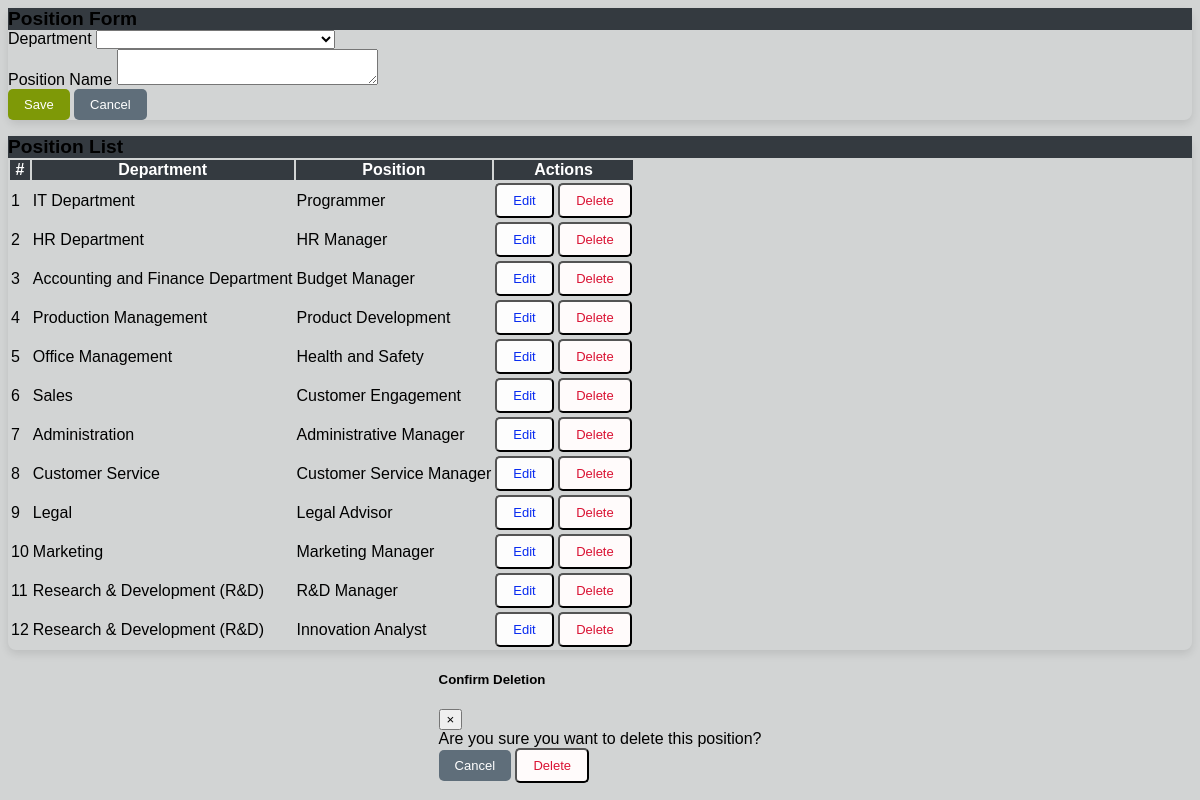
/position.php, run on the app's committed database.
### tables this page shows
CREATE TABLE `position` (
  `id` int(30) NOT NULL,
  `department_id` int(30) NOT NULL,
  `name` text NOT NULL
);

CREATE TABLE `department` (
  `id` int(30) NOT NULL,
  `name` text NOT NULL
);

### position.php (the view, shortened to what this page needs)
<?php include('db_connect.php'); ?>
<div class="container-fluid">
    <div class="col-lg-12">
        <div class="row">
            <div class="col-md-4">
                <form action="" id="manage-position">
                    <div class="card">
                        <div class="card-header text-white" style="background-color: #343a40;">
                            Position Form
                        </div>
                        <div class="card-body">
                            <div class="form-group">
                                <label class="control-label">Department</label>
                                <select class="custom-select browser-default select2" name="department_id">
                                    <option value=""></option>
                                    <?php
                                    $dept = $conn->query("SELECT * FROM department ORDER BY name ASC");
                                    while ($row = $dept->fetch_assoc()):
                                    ?>
                                        <option value="<?php echo $row['id']; ?>"><?php echo $row['name']; ?></option>
                                    <?php endwhile; ?>
                                </select>
                            </div>
                            <div class="form-group">
                                <label class="control-label">Position Name</label>
                                <textarea name="name" cols="30" rows="2" class="form-control"></textarea>
                            </div>
                        </div>
                        <div class="card-footer">
                            <div class="row">
                                <div class="col-md-12 text-center">
                                    <button class="btn btn-sm btn-success col-sm-4">Save</button>
                                    <button class="btn btn-sm btn-secondary col-sm-4" type="button" onclick="_reset()">Cancel</button>
                                </div>
                            </div>
                        </div>
                    </div>
                </form>
            </div>
            <div class="col-md-8">
                <div class="card">
                    <div class="card-header text-white" style="background-color: #343a40;">
                        Position List
                    </div>
                    <div class="card-body">
                        <table class="table table-bordered table-hover table-striped">
                            <thead class="thead-dark">
                                <tr>
                                    <th class="text-center">#</th>
                                    <th>Department</th>
                                    <th>Position</th>
                                    <th class="text-center">Actions</th>
                                </tr>
                            </thead>
                            <tbody>
                                <?php
                                $i = 1;
                                $position = $conn->query("SELECT p.id, p.name as position_name, d.name as department_name FROM position p JOIN department d ON p.department_id = d.id ORDER BY p.id ASC");
                                while ($row = $position->fetch_assoc()):
                                ?>
                                    <tr>
                                        <td class="text-center"><?php echo $i++; ?></td>
                                        <td><?php echo $row['department_name']; ?></td>
                                        <td><?php echo $row['position_name']; ?></td>
                                        <td class="text-center">
                                            <button class="btn btn-sm btn-info edit_position" type="button"
                                                data-id="<?php echo $row['id']; ?>"
                                                data-name="<?php echo $row['position_name']; ?>"
                                                data-department_id="<?php echo $row['department_name']; ?>">Edit</button>
                                            <button class="btn btn-sm btn-danger delete_position" type="button" data-id="<?php echo $row['id']; ?>">Delete</button>
                                        </td>
                                    </tr>
                                <?php endwhile; ?>
                            </tbody>
                        </table>
                    </div>
                </div>
            </div>
        </div>
    </div>
</div>
<div class="modal fade" id="deleteConfirmationModal" tabindex="-1" role="dialog" aria-labelledby="exampleModalLabel" aria-hidden="true">
    <div class="modal-dialog modal-dialog-centered" role="document">
        <div class="modal-content">
            <div class="modal-header">
                <h5 class="modal-title" id="exampleModalLabel">Confirm Deletion</h5>
                <button type="button" class="close" data-dismiss="modal" aria-label="Close">
                    <span aria-hidden="true">&times;</span>
                </button>
            </div>
            <div class="modal-body">
                Are you sure you want to delete this position?
            </div>
            <div class="modal-footer">
                <button type="button" class="btn btn-secondary" data-dismiss="modal">Cancel</button>
                <button type="button" class="btn btn-danger" id="confirmDeleteButton">Delete</button>
            </div>
        </div>
    </div>
</div>

### position.php (style rules this page uses)
.card { box-shadow: 0 4px 8px rgba(0, 0, 0, 0.1); border-radius: 8px; border: none; transition: 0.3s; }
td { vertical-align: middle !important; }
.card-header { font-size: 1.2rem; font-weight: bold; }
table thead { background-color: #343a40; color: white; }
.btn { font-size: 13px; border-radius: 5px; padding: 8px 16px; transition: all 0.3s ease; }
.btn-success { background-color:rgb(126, 153, 7); border: rgb(8, 87, 233); color: rgb(255, 255, 255); }
.btn-secondary { background-color:rgb(95, 110, 122); border: rgb(8, 87, 233); color: rgb(255, 255, 255); }
.btn-info { background-color:rgb(253, 253, 253); color: rgb(8, 43, 240); }
.btn-danger { background-color:rgb(255, 251, 251); color: rgb(218, 18, 51); }
.modal-dialog-centered { display: flex; align-items: center; justify-content: center; }

### data on the page
position: department.name "IT Department", name "Programmer"
position: department.name "HR Department", name "HR Manager"
position: department.name "Accounting and Finance Department", name "Budget Manager"
position: department.name "Production Management", name "Product Development"
position: department.name "Office Management", name "Health and Safety"
position: department.name "Sales", name "Customer Engagement"
position: department.name "Administration", name "Administrative Manager"
position: department.name "Customer Service", name "Customer Service Manager"
position: department.name "Legal", name "Legal Advisor"
position: department.name "Marketing", name "Marketing Manager"
position: department.name "Research & Development (R&D)", name "R&D Manager"
position: department.name "Research & Development (R&D)", name "Innovation Analyst"
